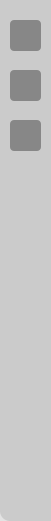
   <widget class="QFrame" name="Left_Frame">
    <property name="geometry">
     <rect>
      <x>10</x>
      <y>40</y>
      <width>51</width>
      <height>521</height>
     </rect>
    </property>
    <property name="styleSheet">
     <string notr="true">QFrame{
	background-color: rgba(20, 20, 20 ,30);
	border-bottom-left-radius: 10px;

}
QPushButton {
	border-radius: 4px;
	background-color: rgba(20, 20, 20 ,95);
}
QPushButton:hover {
	border: 2px solid white;
	border-radius: 4px;

}</string>
    </property>
    <widget class="QPushButton" name="APP_PushButton">
     <property name="geometry">
      <rect>
       <x>10</x>
       <y>20</y>
       <width>31</width>
       <height>31</height>
      </rect>
     </property>
     <property name="text">
      <string/>
     </property>
     <property name="icon">
      <iconset resource="res.qrc">
       <normaloff>:/ico/app.png</normaloff>:/ico/app.png</iconset>
     </property>
    </widget>
    <widget class="QPushButton" name="Fixed_PushButton">
     <property name="geometry">
      <rect>
       <x>10</x>
       <y>70</y>
       <width>31</width>
       <height>31</height>
      </rect>
     </property>
     <property name="text">
      <string/>
     </property>
     <property name="icon">
      <iconset resource="res.qrc">
       <normaloff>:/ico/fixed.png</normaloff>:/ico/fixed.png</iconset>
     </property>
    </widget>
    <widget class="QPushButton" name="Set_PushButton">
     <property name="geometry">
      <rect>
       <x>10</x>
       <y>120</y>
       <width>31</width>
       <height>31</height>
      </rect>
     </property>
     <property name="text">
      <string/>
     </property>
     <property name="icon">
      <iconset resource="res.qrc">
       <normaloff>:/ico/setting.png</normaloff>:/ico/setting.png</iconset>
     </property>
    </widget>
    <zorder>Set_PushButton</zorder>
    <zorder>Fixed_PushButton</zorder>
    <zorder>APP_PushButton</zorder>
   </widget>
